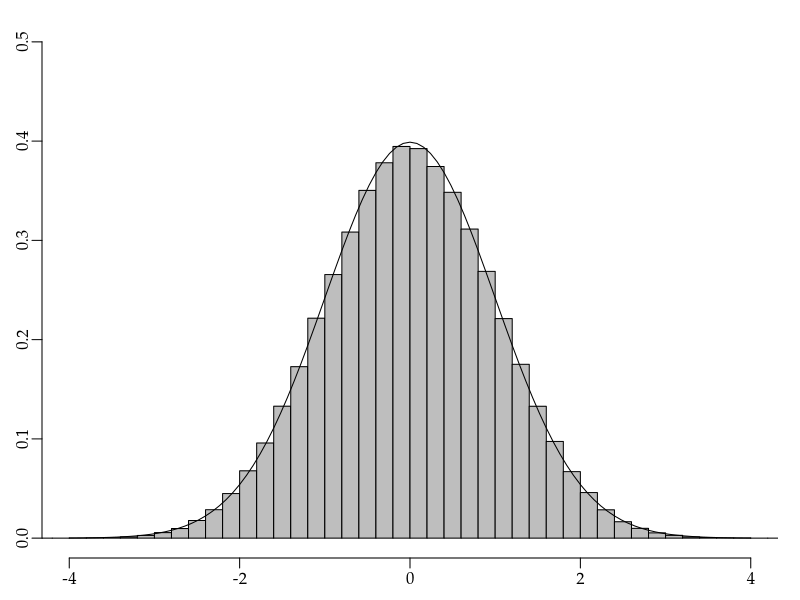

Reproduce this figure in R.
args = commandArgs()
basename = sub(".R$", "", sub("^--file=(.*/)?", "", args[grep("^--file=", args)]))
if (length(basename) != 0)
    quartz(type="pdf", file=paste0(basename, ".pdf"), width=7, height=3)
N = 1000000
h12 = runif(N) + runif(N) + runif(N) + runif(N) + runif(N) + runif(N) + runif(N) + runif(N) + runif(N) + runif(N) + runif(N) + runif(N) - 6
par(family="Palatino")
par(mgp=c(1.5,0.5,0)) # title and axis margins. default: c(3,1,0)
par(mar=c(2,2,1,1)+0.1) # bottom, left, top, right margins. default: c(5,4,4,2)+0.1
s = seq(-6,6,0.2)
hist(h12, freq=FALSE, col="gray", xlim=c(-4,4), ylim=c(0,0.5), main="", xlab="", ylab="", breaks=s)
curve(dnorm(x), add=TRUE)
dev.off()
